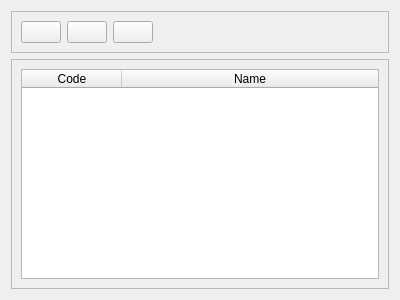
<?xml version="1.0" encoding="UTF-8"?>
<ui version="4.0">
 <class>CstIcmssListView</class>
 <widget class="QWidget" name="CstIcmssListView">
  <property name="geometry">
   <rect>
    <x>0</x>
    <y>0</y>
    <width>400</width>
    <height>300</height>
   </rect>
  </property>
  <property name="windowTitle">
   <string>Manage Cst Icms</string>
  </property>
  <layout class="QVBoxLayout" name="verticalLayout_2">
   <item>
    <widget class="QFrame" name="frame_2">
     <property name="frameShape">
      <enum>QFrame::StyledPanel</enum>
     </property>
     <property name="frameShadow">
      <enum>QFrame::Raised</enum>
     </property>
     <layout class="QHBoxLayout" name="horizontalLayout">
      <item>
       <widget class="QPushButton" name="addCstIcmsPushButton">
        <property name="toolTip">
         <string>Add new cst icms</string>
        </property>
        <property name="text">
         <string/>
        </property>
        <property name="icon">
         <iconset resource="../../images.qrc">
          <normaloff>:/images/manufacturers/add_manufacturer.png</normaloff>:/images/manufacturers/add_manufacturer.png</iconset>
        </property>
        <property name="iconSize">
         <size>
          <width>40</width>
          <height>40</height>
         </size>
        </property>
       </widget>
      </item>
      <item>
       <widget class="QPushButton" name="editCstIcmsPushButton">
        <property name="toolTip">
         <string>Edit cst icms</string>
        </property>
        <property name="text">
         <string/>
        </property>
        <property name="icon">
         <iconset resource="../../images.qrc">
          <normaloff>:/images/manufacturers/edit_manufacturer.png</normaloff>:/images/manufacturers/edit_manufacturer.png</iconset>
        </property>
        <property name="iconSize">
         <size>
          <width>40</width>
          <height>40</height>
         </size>
        </property>
       </widget>
      </item>
      <item>
       <widget class="QPushButton" name="removeCstIcmsPushButton">
        <property name="toolTip">
         <string>Remove cst icms</string>
        </property>
        <property name="text">
         <string/>
        </property>
        <property name="icon">
         <iconset resource="../../images.qrc">
          <normaloff>:/images/manufacturers/remove_manufacturer.png</normaloff>:/images/manufacturers/remove_manufacturer.png</iconset>
        </property>
        <property name="iconSize">
         <size>
          <width>40</width>
          <height>40</height>
         </size>
        </property>
       </widget>
      </item>
      <item>
       <spacer name="horizontalSpacer">
        <property name="orientation">
         <enum>Qt::Horizontal</enum>
        </property>
        <property name="sizeHint" stdset="0">
         <size>
          <width>83</width>
          <height>20</height>
         </size>
        </property>
       </spacer>
      </item>
     </layout>
    </widget>
   </item>
   <item>
    <widget class="QFrame" name="frame">
     <property name="frameShape">
      <enum>QFrame::StyledPanel</enum>
     </property>
     <property name="frameShadow">
      <enum>QFrame::Raised</enum>
     </property>
     <layout class="QVBoxLayout" name="verticalLayout">
      <item>
       <widget class="QTableWidget" name="cstIcmssTableWidget">
        <property name="editTriggers">
         <set>QAbstractItemView::NoEditTriggers</set>
        </property>
        <property name="selectionMode">
         <enum>QAbstractItemView::SingleSelection</enum>
        </property>
        <property name="selectionBehavior">
         <enum>QAbstractItemView::SelectRows</enum>
        </property>
        <attribute name="horizontalHeaderStretchLastSection">
         <bool>true</bool>
        </attribute>
        <column>
         <property name="text">
          <string>Code</string>
         </property>
        </column>
        <column>
         <property name="text">
          <string>Name</string>
         </property>
        </column>
       </widget>
      </item>
     </layout>
    </widget>
   </item>
  </layout>
 </widget>
 <resources>
  <include location="../../images.qrc"/>
 </resources>
 <connections/>
</ui>
